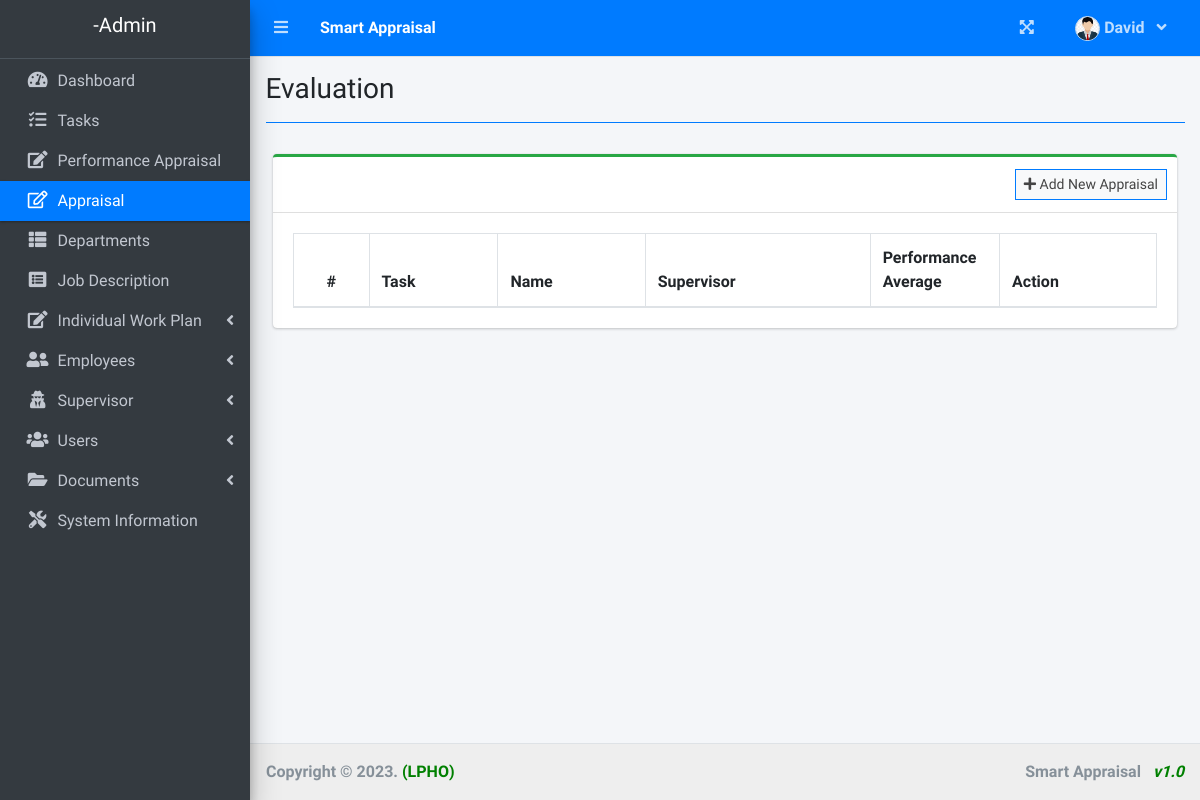
The page /index.php?page=evaluation (signed in) on the database as committed earlier.
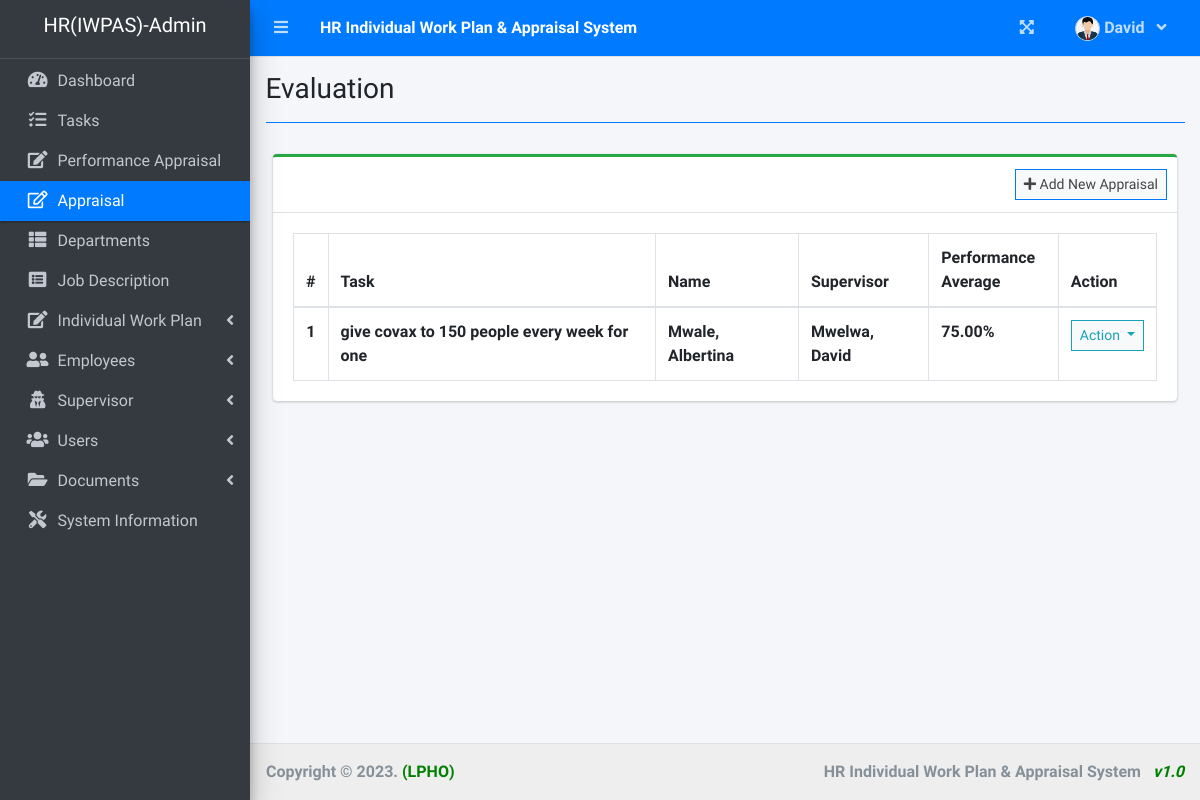
The same page on the database as committed later.
### tables this page shows
CREATE TABLE `ratings` (
  `id` int(30) NOT NULL,
  `employee_id` int(30) NOT NULL,
  `task_id` int(30) NOT NULL,
  `supervisor_id` int(30) NOT NULL,
  `efficiency` int(11) NOT NULL,
  `timeliness` int(11) NOT NULL,
  `quality` int(11) NOT NULL,
  `accuracy` int(11) NOT NULL,
  `remarks` text NOT NULL,
  `date_created` datetime NOT NULL DEFAULT current_timestamp()
);

CREATE TABLE `task_list` (
  `id` int(30) NOT NULL,
  `task` varchar(200) NOT NULL,
  `description` text NOT NULL,
  `employee_id` int(30) NOT NULL,
  `due_date` date NOT NULL,
  `completed` date NOT NULL,
  `status` int(1) NOT NULL COMMENT '0=pending, 1=on-progress,3=Completed',
  `date_created` datetime NOT NULL DEFAULT current_timestamp()
);

### evaluation.php (the view, shortened to what the changed rows need)
<?php include 'db_connect.php' ?>
<div class="col-lg-12">
	<div class="card card-outline card-success">
		<div class="card-body">
			<table class="table tabe-hover table-bordered" id="list">
				<thead>
					<tr>
						<th class="text-center">#</th>
						<th>Task</th>
						<th>Name</th>
						<?php if ($_SESSION['login_type'] != 1) : ?>
							<th>Supervisor</th>
						<?php endif; ?>
						<th width="15%">Performance Average</th>
						<th>Action</th>
					</tr>
				</thead>
				<tbody>
					<?php
					$i = 1;
					$where = "";
					$qry = $conn->query("SELECT r.*,concat(e.lastname,', ',e.firstname,' ',e.middlename) as name,t.task,concat(ev.lastname,', ',ev.firstname,' ',ev.middlename) as ename,((((r.efficiency + r.timeliness + r.quality + r.accuracy)/4)/5) * 100) as pa FROM ratings r inner join employee_list e on e.id = r.employee_id inner join task_list t on t.id = r.task_id inner join supervisor_list ev on ev.id = r.supervisor_id $where order by concat(e.lastname,', ',e.firstname,' ',e.middlename) asc");
					while ($row = $qry->fetch_assoc()) :
					?>
						<tr>
							<th class="text-center"><?php echo $i++ ?></th>
							<td><b><?php echo ($row['task']) ?></b></td>
							<td><b><?php echo ucwords($row['name']) ?></b></td>
							<?php if ($_SESSION['login_type'] != 1) : ?>
								<td><b><?php echo ucwords($row['ename']) ?></b></td>
							<?php endif; ?>
							<td><b><?php echo number_format($row['pa'], 2) . "%" ?></b></td>
							<td class="text-center">
								<button type="button" class="btn btn-default btn-sm btn-flat border-info wave-effect text-info dropdown-toggle" data-toggle="dropdown" aria-expanded="true">
									Action
								</button>
							</td>
						</tr>
					<?php endwhile; ?>
				</tbody>
			</table>
		</div>
	</div>
</div>

### index.php (shortened to what the changed rows need)
<!DOCTYPE html>
<html lang="en">
<?php
include 'header.php'
?>
<body class="hold-transition sidebar-mini layout-fixed layout-navbar-fixed layout-footer-fixed">
  <div class="wrapper">
    <?php include 'topbar.php' ?>
    <?php include 'sidebar.php' ?>
    <div class="content-wrapper">
      <section class="content">
        <div class="container-fluid">
          <?php
          $page = isset($_GET['page']) ? $_GET['page'] : 'home';
          if (!file_exists($page . ".php")) {
            include '404.html';
          } else {
            include $page . '.php';
          }
          ?>
        </div>
      </section>
    </div>
    <footer class="main-footer" style="background-color: #eee">
      <div class="float-right d-none d-sm-inline-block">
        <b><?php echo $_SESSION['system']['name'] ?> &nbsp; <i style="color: green">v1.0</i></b>
      </div>
    </footer>
  </div>
</body>
</html>

### topbar.php (shortened to what the changed rows need)
<nav class="main-header navbar navbar-expand navbar-primary navbar-dark ">
  <ul class="navbar-nav">
    <li>
      <a class="nav-link text-white"  href="./" role="button"> <large><b><?php echo $_SESSION['system']['name'] ?></b></large></a>
    </li>
  </ul>
</nav>

### sidebar.php (shortened to what the changed rows need)
<aside class="main-sidebar sidebar-dark-primary elevation-4">
  <div class="dropdown">
    <a href="./" class="brand-link">
      <?php if ($_SESSION['login_type'] == 2) : ?>
        <h5 class="short-form" style="text-align: center"><?php echo $_SESSION['system']['short_form'] ?>-Admin</h5>
      <?php elseif ($_SESSION['login_type'] == 1) : ?>
        <h3 class="text-center p-0 m-0"><b>Supervisor</b></h3>
      <?php else : ?>
        <h3 class="text-center p-0 m-0"><b>Staff</b></h3>
      <?php endif; ?>
    </a>
  </div>
</aside>

Rows that differ between the two databases and show on the page:
added ratings: task_list.task "give covax to 150 people every week for one", name "Mwale, Albertina", ename "Mwelwa, David", pa "75.00"
Other text that changed with them:
$_SESSION['system']['name']: "Smart Appraisal" → "HR Individual Work Plan & Appraisal System"
$_SESSION['system']['short_form']: (not shown) → "HR(IWPAS)"
